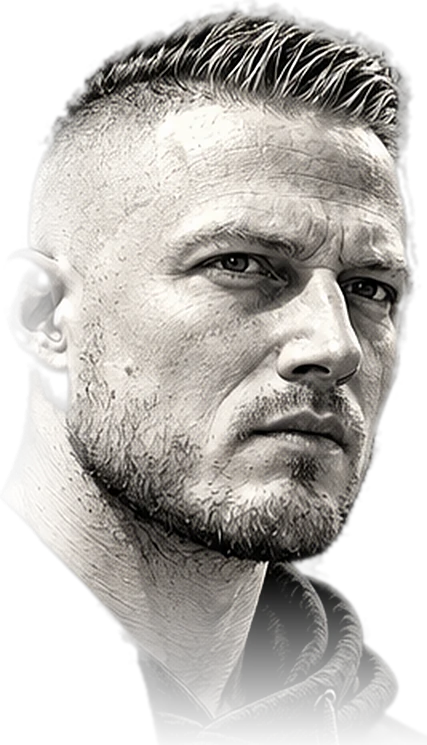
#> input picture kit/assets/char-34.webp, 427 x 745 px
$ python decor_check.py assets/char-34.webp
#> lines starting #> are read from the running program, lines starting #| are printed output that depends on the picture; after the words box and inside, x2 and y2 are one past the last pixel; in counts of white or black regions, pixels touching at a corner belong together
#!/usr/bin/env python3
"""Check that an AI cover decor respects the sober VALORISLAB charter (charte v5): no dominant gold.

Usage: python3 kit/decor_check.py kit/assets/scenes/ia-<slug>.jpg [...]

Measures, on the visible part of the image, the share of saturated gold/orange pixels and the mean saturation.
Prints one JSON line per image; exits 1 if any image is too gold (the decor must be regenerated or replaced).
"""
import json, sys
import numpy as np
from PIL import Image

MAX_GOLD = 0.05       # share of bright, saturated gold pixels (hue 20-55°, S > 0.45, V > 0.30)
MAX_SATURATION = 0.45  # mean saturation of the non-black pixels


def measure(path):
#> called with path = 'assets/char-34.webp'
    hsv = np.asarray(Image.open(path).convert("RGB").resize((360, 450)).convert("HSV"), dtype=float) / 255
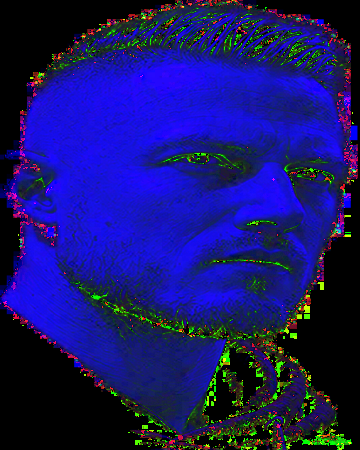
#> hsv: shape (450, 360, 3) float64; mean R, G, B 0.0892, 0.0863, 0.423
    h, s, v = hsv[..., 0] * 360, hsv[..., 1], hsv[..., 2]
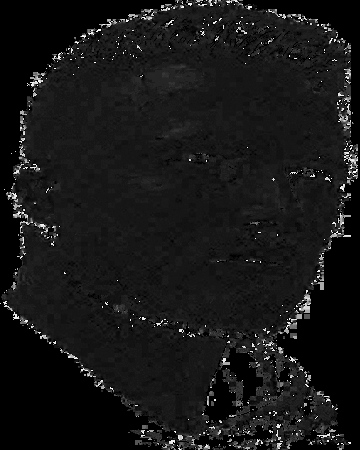
#> h: shape (450, 360) float64; min 0, max 358.6, mean 32.1; drawn with min black and max white
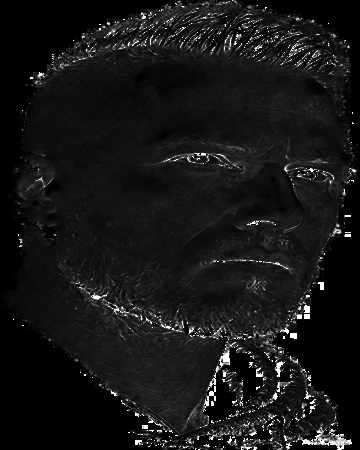
#> s: shape (450, 360) float64; min 0, max 1, mean 0.0863
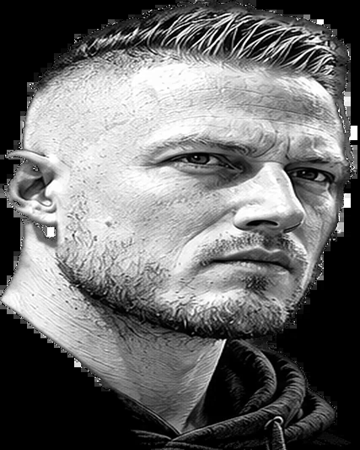
#> v: shape (450, 360) float64; min 0, max 1, mean 0.423
    lit = v > 0.12
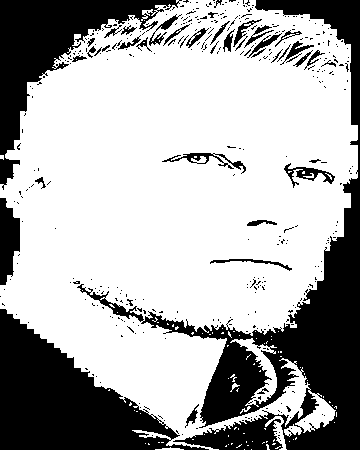
#> lit: shape (450, 360) bool; 67.6% white; 401 black regions (359 under 20 px), largest, box (x1, y1, x2, y2) and area: (77, 0, 360, 450) 23561, (0, 309, 209, 450) 13662, (0, 0, 182, 190) 9505
    gold = (h >= 20) & (h <= 55) & (s > 0.45) & (v > 0.30)
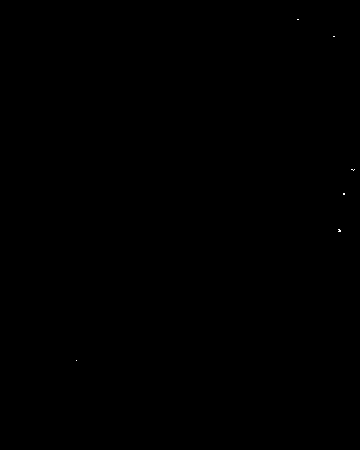
#> gold: shape (450, 360) bool; 0.01% white in thin lines or dots, all inside (x1, y1, x2, y2) = (76, 19, 355, 361)
    return float(gold.mean()), float(s[lit].mean()) if lit.any() else 0.0


def main():
    bad = False
    for p in sys.argv[1:]:
        g, sat = measure(p)
#> g = 0.000123; sat = 0.0824
        ok = g <= MAX_GOLD and sat <= MAX_SATURATION
#> ok = True
        bad |= not ok
#> bad = False
        print(json.dumps({"file": p, "gold": round(g, 3), "saturation": round(sat, 3), "ok": ok,
                          "max": {"gold": MAX_GOLD, "saturation": MAX_SATURATION}}))
#| {"file": "assets/char-34.webp", "gold": 0.0, "saturation": 0.082, "ok": true, "max": {"gold": 0.05, "saturation": 0.45}}
    sys.exit(1 if bad else 0)
#> (the program exits here)

$ run again, on kit/assets/char-hoodie.webp
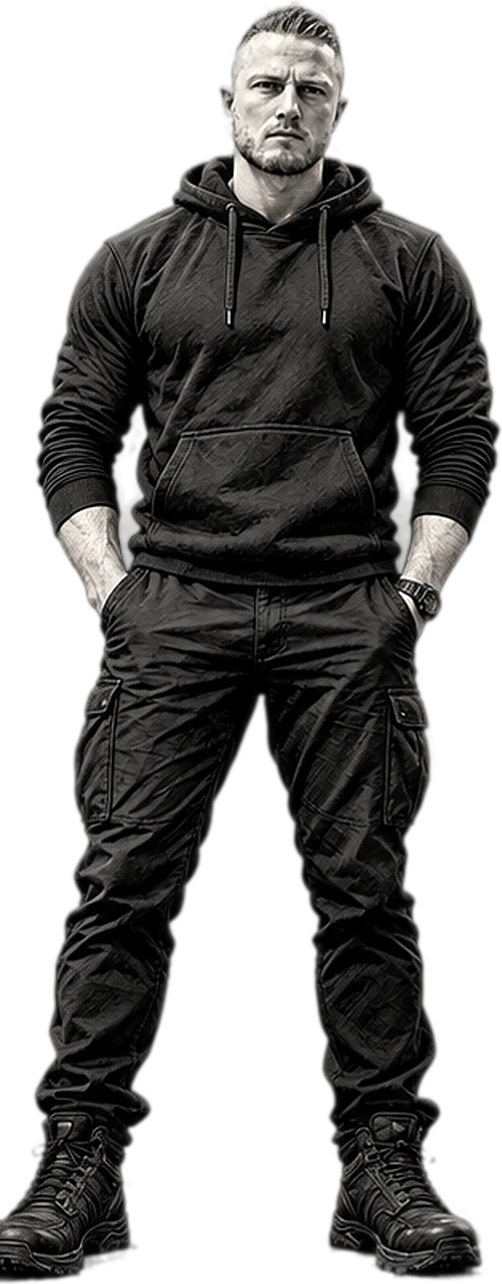
#> input picture kit/assets/char-hoodie.webp, 502 x 1284 px
#> in measure, `hsv = np.asarray(Image.open(path).convert("RGB").resize((360, 450)).co..`:
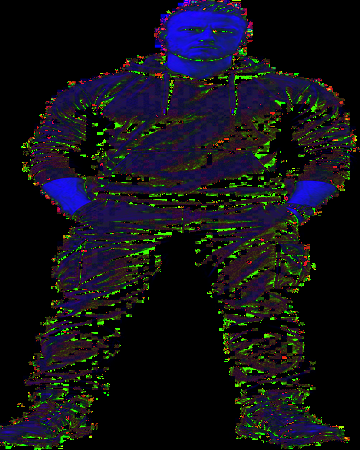
#> hsv: shape (450, 360, 3) float64; mean R, G, B 0.0708, 0.0701, 0.0943
#> in measure, `lit = v > 0.12`:
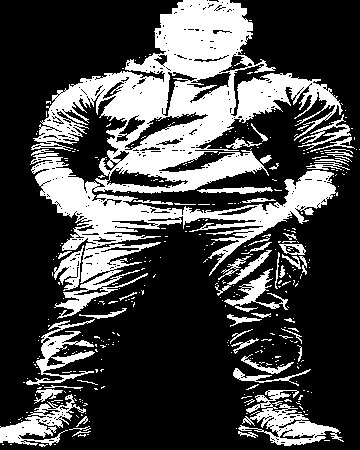
#> lit: shape (450, 360) bool; 28.2% white; 365 white regions (312 under 20 px), largest, box (x1, y1, x2, y2) and area: (30, 0, 343, 319) 33829, (238, 390, 344, 446) 2091, (0, 394, 86, 446) 1540
#> gold: shape (450, 360) bool; 0% white in thin lines or dots, all inside (x1, y1, x2, y2) = (235, 5, 274, 69)
#> g = 3.09e-05; sat = 0.0671
#> ok = True
#> bad = False
#| {"file": "assets/char-hoodie.webp", "gold": 0.0, "saturation": 0.067, "ok": true, "max": {"gold": 0.05, "saturation": 0.45}}

$ run again, on kit/assets/char-polo.webp
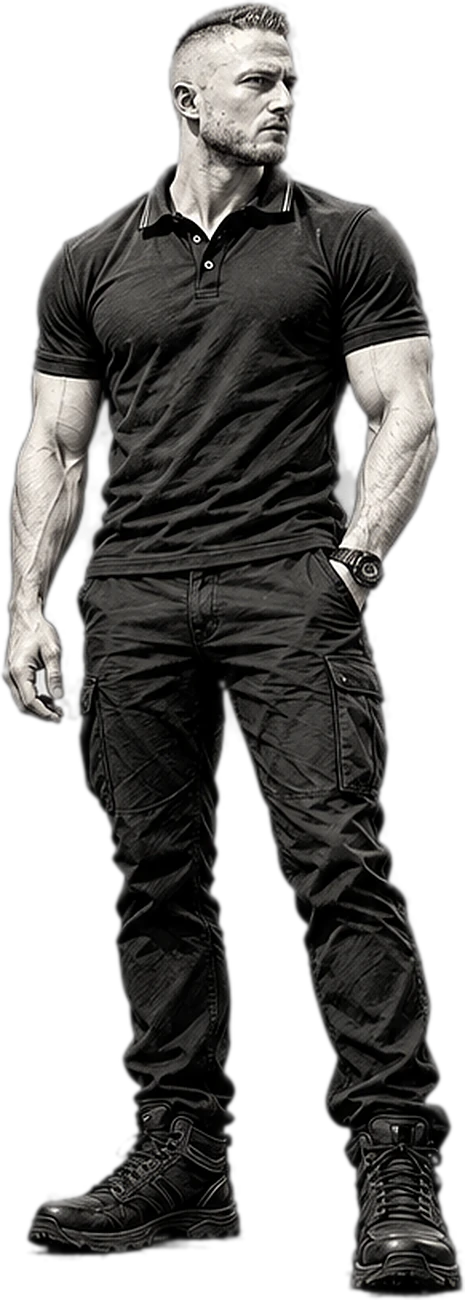
#> input picture kit/assets/char-polo.webp, 465 x 1300 px
#> in measure, `hsv = np.asarray(Image.open(path).convert("RGB").resize((360, 450)).co..`:
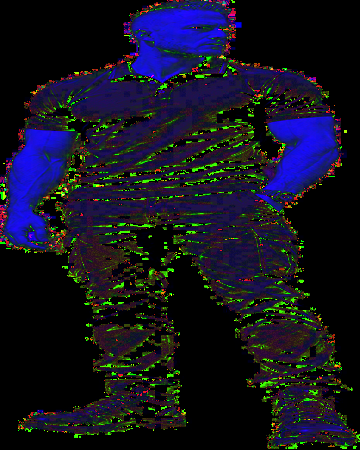
#> hsv: shape (450, 360, 3) float64; mean R, G, B 0.0761, 0.075, 0.132
#> in measure, `lit = v > 0.12`:
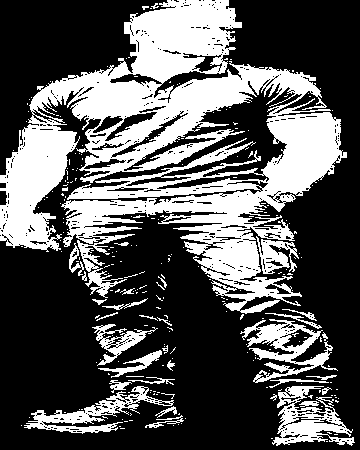
#> lit: shape (450, 360) bool; 34.5% white; 247 white regions (215 under 20 px), largest, box (x1, y1, x2, y2) and area: (0, 0, 347, 314) 45229, (272, 386, 355, 446) 2218, (240, 319, 338, 383) 2193
#> gold: shape (450, 360) bool; 0% white in thin lines or dots, all inside (x1, y1, x2, y2) = (224, 3, 225, 4)
#> g = 6.17e-06; sat = 0.0713
#> ok = True
#> bad = False
#| {"file": "assets/char-polo.webp", "gold": 0.0, "saturation": 0.071, "ok": true, "max": {"gold": 0.05, "saturation": 0.45}}

$ run again, on kit/assets/pose-checklist.webp
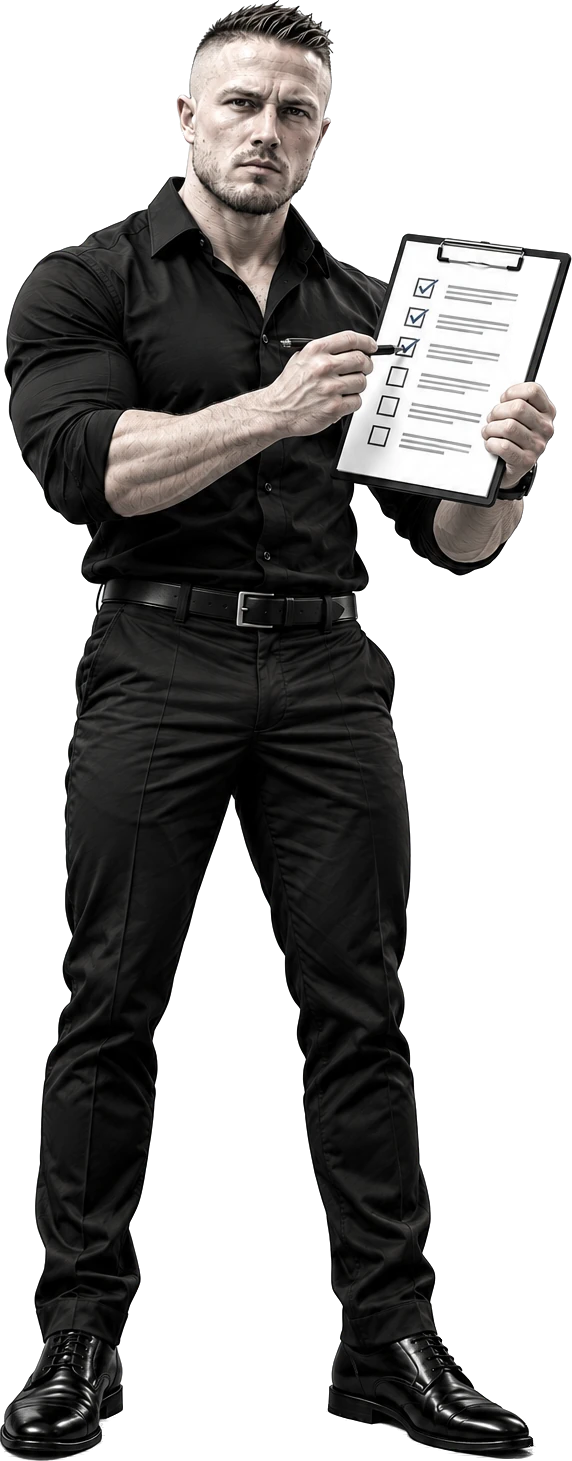
#> input picture kit/assets/pose-checklist.webp, 572 x 1461 px
#> in measure, `h, s, v = hsv[..., 0] * 360, hsv[..., 1], hsv[..., 2]`:
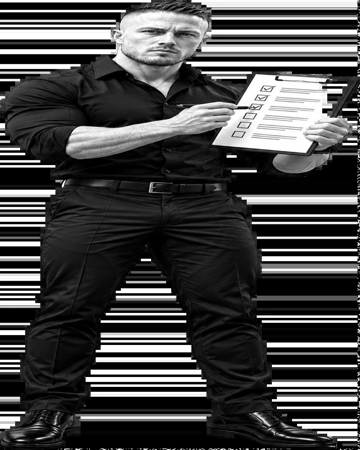
#> v: shape (450, 360) float64; min 0, max 1, mean 0.283
#> in measure, `lit = v > 0.12`:
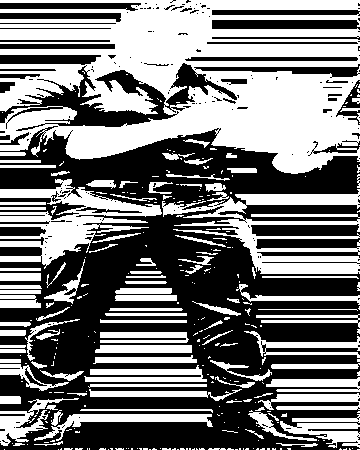
#> lit: shape (450, 360) bool; 46.9% white; 320 white regions (216 under 20 px), largest, box (x1, y1, x2, y2) and area: (0, 0, 360, 174) 39852, (162, 189, 360, 274) 5973, (0, 179, 162, 269) 5426
#> gold: shape (450, 360) bool; 0% white in thin lines or dots, all inside (x1, y1, x2, y2) = (358, 52, 359, 53)
#> g = 6.17e-06; sat = 0.214
#> ok = True
#> bad = False
#| {"file": "assets/pose-checklist.webp", "gold": 0.0, "saturation": 0.214, "ok": true, "max": {"gold": 0.05, "saturation": 0.45}}
